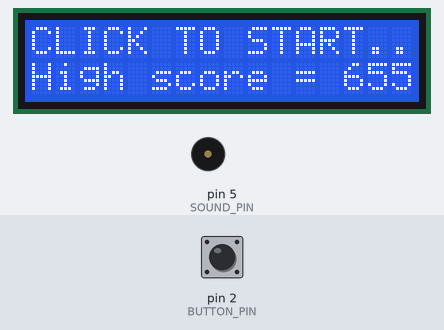
This sketch was run on a simulated Arduino Uno, built with avr-gcc and run on an emulated ATmega328P. Parts: 16×2 character LCD, buzzer (waves = sounding). The inputs (shaded band) are chosen by the test bench; at power-on: pin 2 (BUTTON_PIN) HIGH.

Above: at 1.2 s.
1.3 s: pin 2 (BUTTON_PIN) pulled LOW for 0.15 s
At 1.55 s:
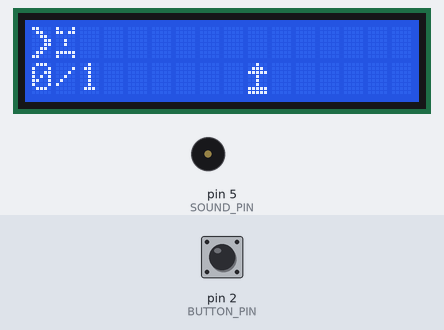
5.0 s: pin 2 (BUTTON_PIN) pulsed LOW 5 times (0.12 s each, 0.3 s apart)
At 6.55 s:
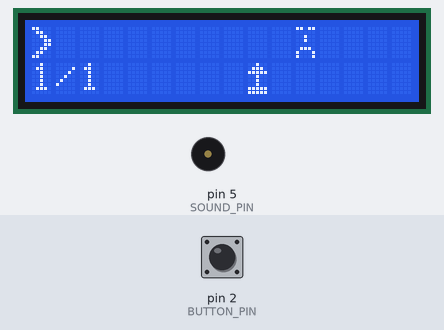
At 33.4 s:
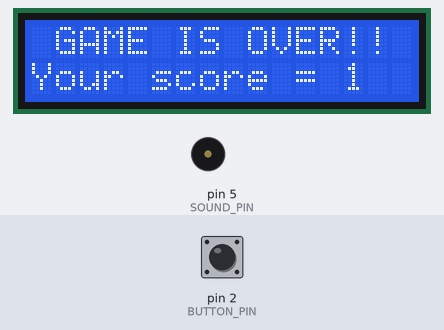
Timing chart, 0 to 34.9 s (numbered marks = the images above; inputs shaded):
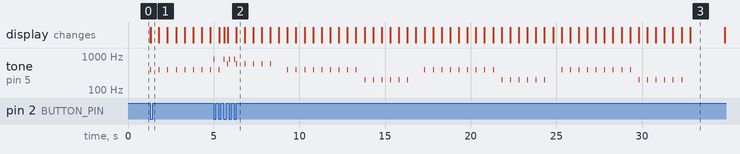

The sketch:

smiley_game.ino
```cpp
// (licence header left out)
/*

    WIRINGS
    =======

    DISPLAY
    -------
    VSS    => GND
    VDD    => 5v
    V0     => 10K Ohm Potentiometer P2 (Pot P1 => GND, Pot P3 => 5v)
    RS     => P13
    RW     => GND
    E      => P12
    D4..D7 => A0..A3
    A      => 200 Ohm => 5v
    K      => GND

    PIEZO / BUZZER
    --------------
    - => GND
    + => 300 Ohm => P5 (Use less resistance to get louder sound)

    BUTTON
    ------
    1 => 10K Ohm => GND
    2 => P2


    Pn = Pin number n on Arduino

*/


#include <LiquidCrystal.h>
#include <EEPROM.h>

LiquidCrystal lcd(13,12, A0,A1,A2,A3);

const int SOUND_PIN = 5; //pin used to generate sound
const int BUTTON_PIN = 2; //pin used to read the button
const unsigned int SOUND_LENGTH = 10; //length in ms of sounds
const unsigned int SOUND_MAD = 400; //frequency for mad enemy
const unsigned int SOUND_SAD = 600; //frequency for sad enemy
const unsigned int SOUND_HAPPY = 200; //frequency for happy enemy
const unsigned int SOUND_SHOT = 800; //frequency for a shot
const unsigned int BUTTON_DELAY = 25; //minimum time to elapse between button clicks (prevent flicker, double clicks etc)
const char MSG_GAME_OVER[17] = " GAME IS OVER!! "; //message to display in upper line when game is over
const char MSG_YOUR_SCORE[14] = "Your score = "; //message to display the achieved score
const char MSG_HIGH_SCORE[14] = "High score = "; //message to display the highest schieved score
const char MSG_START_GAME[17] = "CLICK TO START.."; //message to display prior to game start

unsigned long lastMove = 0; //millis for last move
unsigned long lastButtonRead = 0; //millis for last button click
unsigned long loopMillis = 0; //the global millis used
int buttonState = HIGH; //current button state
byte enemyPos = 0; //position of the enemy
byte enemyType = 0; //type of enemy
bool infoShowScore = true; //true if score is showing
bool gameOver = false; //true if the game is over
bool gameStarted = false; //true if the game has been started
unsigned int enemyDelay = 500; //current delay between movement of enemy
unsigned int gamePoints = 0; //current amount of points achieved
unsigned int pointsTotal = 1; //current amount of points possible
unsigned int lastSpeedChange = 0; //interval for last change in speed / level
unsigned int highScore = 0; //highest score achieved (stred to EEPROM)

const byte CHAR_LAUNCHER = 0; //index of the launcher char
byte charLauncher[8] = { //bitmap for the launcher char
  B11000,
  B01100,
  B00110,
  B00011,
  B00011,
  B00110,
  B01100,
  B11000,
};

const byte CHAR_GUN = 1; //index of the gun char
const byte GUN_POS = 9; //fixed position of the gun char in the display
byte charGun[8] = { //bitmap for the gun char
  B00100,
  B01110,
  B11111,
  B00100,
  B00100,
  B00100,
  B11111,
  B11111,
};

const byte CHAR_MAD = 2; //index of mad enemy char
byte charMad[8] = { //bitmap for mad enemy char
  B10001,
  B11011,
  B00000,
  B00100,
  B00100,
  B00000,
  B11111,
  B10001,
};

const byte CHAR_HAPPY = 3; //index of happy enemy char
byte charHappy[8] = { //bitmap for happy enemy char
  B11011,
  B10001,
  B00100,
  B00100,
  B00000,
  B10001,
  B10001,
  B01110,
};

const byte CHAR_SAD = 4; //index of sad enemy char
byte charSad[8] = { //bitmap for sad enemy char
  B11011,
  B00000,
  B00100,
  B00100,
  B00000,
  B01110,
  B10001,
  B10001,
};

bool doShoot() { //return true if shot (button click) is registred

  //read the button state
  int btn = digitalRead(BUTTON_PIN);

  //check if changed
  if (buttonState != btn) {

    //check debounce
    if (loopMillis - lastButtonRead < BUTTON_DELAY) return false;
    lastButtonRead = loopMillis;

    //update state
    buttonState = btn;

    //check if LOW
    if (buttonState == LOW)
    {

      //make a tone
      tone(SOUND_PIN, SOUND_SHOT, SOUND_LENGTH * 2);

      //return true for click registered
      return true;

    }

  }

  //return false
  return false;

}

void doMove() {

  //increase the position of the enemy
  enemyPos++;

  if (enemyPos == 16) {

    //enemy has passed the edge, clear it
    lcd.setCursor(15, 0);
    lcd.print(" ");

    //reset enemy to initial position and type
    enemyPos = 0;
    enemyType = CHAR_MAD;

    //check if the game speed must be increased
    if ((gamePoints != lastSpeedChange) && (gamePoints % 3 == 0)) {

      //yep, decrease delay between movements
      enemyDelay -= 50;
      lastSpeedChange = gamePoints;

    }

    //check if there has been three misses
    if (pointsTotal - gamePoints >= 3) {

      //yep, game is over
      gameOver = true;

      //do we have a new high score?
      if (gamePoints > highScore) {

        //yep, set it and store it
        highScore = gamePoints;
        EEPROM.put(0, highScore);

      }

      //update last move, now used to switch between informations
      lastMove = loopMillis;//millis();

    }

    //not threee misses, the game continues
    else pointsTotal++;

    //update info
    doInfo();

    //exit
    return;

  } else if (enemyPos > 1) {

    //set cursor to previous enemy position and clear
    lcd.setCursor(enemyPos - 1, 0);
    lcd.print(" ");

    //if mad and passed gun position, set to happy
    if ((enemyType == CHAR_MAD) && (enemyPos > GUN_POS)) enemyType = CHAR_HAPPY;

  } else lcd.setCursor(enemyPos, 0); //set cursor to current enemy position (nothing to clear)

  //show the enemy
  lcd.write(enemyType);

  //make a sound for the current enemy type
  if (enemyType == CHAR_MAD) tone(SOUND_PIN, SOUND_MAD, SOUND_LENGTH);
  else if (enemyType == CHAR_SAD) tone(SOUND_PIN, SOUND_SAD, SOUND_LENGTH);
  else tone(SOUND_PIN, SOUND_HAPPY, SOUND_LENGTH);

}

void doInfo() {

  //display information

  if (gameOver) {

    //clear display and write "GAME OVER" in the first line
    lcd.clear();
    lcd.setCursor(0, 0);
    lcd.print(MSG_GAME_OVER);

    //set cursor to second line
    lcd.setCursor(0, 1);

    if (infoShowScore) {

      //write the score achieved for the played game
      lcd.print(MSG_YOUR_SCORE);
      lcd.print(gamePoints);

    } else {

      //write the top score
      lcd.print(MSG_HIGH_SCORE);
      lcd.print(highScore);

      //check for button press
      if (doShoot())
      {

        //button is pressed, reset high score and store it
        highScore = 0;
        EEPROM.put(0, highScore);

      }

    }

    //toggle the displayed information
    infoShowScore = !infoShowScore;

  } else {

    //in game display of actual score and total points played
    lcd.setCursor(0, 1);
    lcd.print(gamePoints);
    lcd.print("/");
    lcd.print(pointsTotal);

  }

}

void setup() {

  //get the high score from EEPROM
  EEPROM.get(0, highScore);

  //prepare button pin
  pinMode(BUTTON_PIN, INPUT);
  digitalWrite(BUTTON_PIN, HIGH); //init pullup resistor

  //create chars for the display
  lcd.createChar(CHAR_LAUNCHER, charLauncher);
  lcd.createChar(CHAR_MAD, charMad);
  lcd.createChar(CHAR_HAPPY, charHappy);
  lcd.createChar(CHAR_SAD, charSad);
  lcd.createChar(CHAR_GUN, charGun);

  //initialize the display driver
  lcd.begin(16,2);

  //ask user for click to start
  lcd.setCursor(0, 0);
  lcd.print(MSG_START_GAME);

  //show current high score
  lcd.setCursor(0, 1);
  lcd.print(MSG_HIGH_SCORE);
  lcd.print(highScore);

  //set enemy type
  enemyType = CHAR_MAD;

  //show info
  //doInfo();

}

void loop() {

  //get the loop millis
  loopMillis = millis();

  if (!gameStarted) {

    if (doShoot()) {

      //if button is pressed, start the game
      gameStarted = true;

      //show launcher and gun
      lcd.clear();
      lcd.setCursor(0, 0);
      lcd.write(CHAR_LAUNCHER);
      lcd.setCursor(GUN_POS, 1);
      lcd.write(CHAR_GUN);

      //show info
      doInfo();

    }

    //exit
    return;

  }

  //is the game over?
  if (gameOver) {

    //yes, check if we must update info display
    if (loopMillis - lastMove > 2000) {

      //yes, show info and store millis of last update
      doInfo();
      lastMove = loopMillis;

    }

    //exit
    return;

  }

  //is a shot fired?
  if (doShoot()) {

    //yes, check for a hit
    if ((enemyPos == GUN_POS) && (enemyType == CHAR_MAD)) {

      //hit registred, increase points and change enemy to sad
      gamePoints++;
      enemyType = CHAR_SAD;

      //update info to show new score
      doInfo();

    }

  }

  //do we need to update enemy position?
  if (loopMillis - lastMove >= enemyDelay) {

    //yes, perform a move and store millis for last move
    doMove();
    lastMove = loopMillis;

  }

}
```

Measured:
- after the input at 1.3 s, tone on pin 5 (SOUND_PIN): alternates 400 Hz for 0.01 s and silent for 0.49 s, starting at once; the display: first changes at once (image 1 shows a later state)
